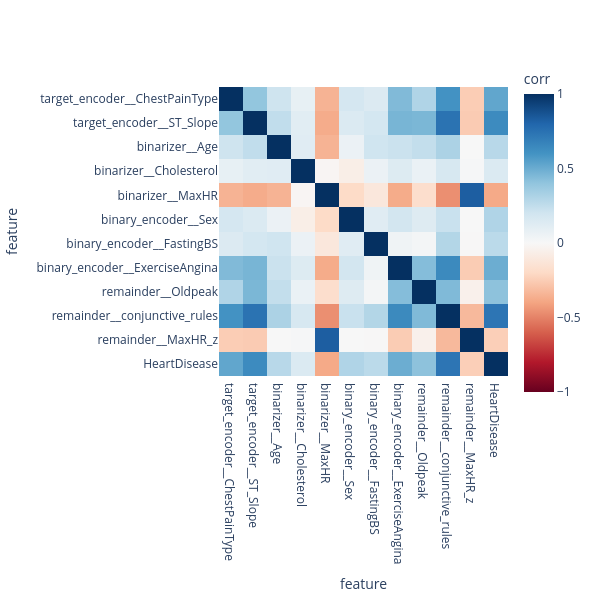

The notebook cell saved with this chart:
### Markdown cell above
All intergroup features are discarded as duplicate signals. Only the transformed initial features and conjunctive rules remain.

I could try building a model with two sets of features: the first one containing the transformed raw features (remaining columns), and the second one containing combinations of bins and categories. Perhaps in the first case, the model will find the required data depending on where it is, so such pairs of target encodings will be inappropriate.

### Code cell
train = X_train[remaining_cols].merge(y_train, left_index=True, right_index=True)
corr_df = train.corr()
plot_corr_matrix(corr_df, width=600, height=600)

### Figure 1 — Plotly figure (JSON) as saved in the notebook; plotly's stock layout.template omitted (floating-point values rounded to 4 significant figures; data arrays with more than 128 entries replaced by an {"elided": "..."} marker saying what was removed)
{"data": [{"coloraxis": "coloraxis", "name": "0", "x": ["target_encoder__ChestPainType", "target_encoder__ST_Slope", "binarizer__Age", "binarizer__Cholesterol", "binarizer__MaxHR", "binary_encoder__Sex", "binary_encoder__FastingBS", "binary_encoder__ExerciseAngina", "remainder__Oldpeak", "remainder__conjunctive_rules", "remainder__MaxHR_z", "HeartDisease"], "y": ["target_encoder__ChestPainType", "target_encoder__ST_Slope", "binarizer__Age", "binarizer__Cholesterol", "binarizer__MaxHR", "binary_encoder__Sex", "binary_encoder__FastingBS", "binary_encoder__ExerciseAngina", "remainder__Oldpeak", "remainder__conjunctive_rules", "remainder__MaxHR_z", "HeartDisease"], "z": {"elided": "12x12 float values"}, "type": "heatmap", "xaxis": "x", "yaxis": "y", "hovertemplate": "feature: %{x}<br>feature: %{y}<br>corr: %{z}<extra></extra>"}], "layout": {"xaxis": {"anchor": "y", "domain": [0.0, 1.0], "scaleanchor": "y", "constrain": "domain", "title": {"text": "feature"}}, "yaxis": {"anchor": "x", "domain": [0.0, 1.0], "autorange": "reversed", "constrain": "domain", "title": {"text": "feature"}}, "coloraxis": {"colorbar": {"title": {"text": "corr"}}, "colorscale": [[0.0, "rgb(103,0,31)"], [0.1, "rgb(178,24,43)"], [0.2, "rgb(214,96,77)"], [0.3, "rgb(244,165,130)"], [0.4, "rgb(253,219,199)"], [0.5, "rgb(247,247,247)"], [0.6, "rgb(209,229,240)"], [0.7, "rgb(146,197,222)"], [0.8, "rgb(67,147,195)"], [0.9, "rgb(33,102,172)"], [1.0, "rgb(5,48,97)"]], "cmin": -1, "cmax": 1, "autocolorscale": false}, "margin": {"t": 60}, "width": 600, "height": 600}}
